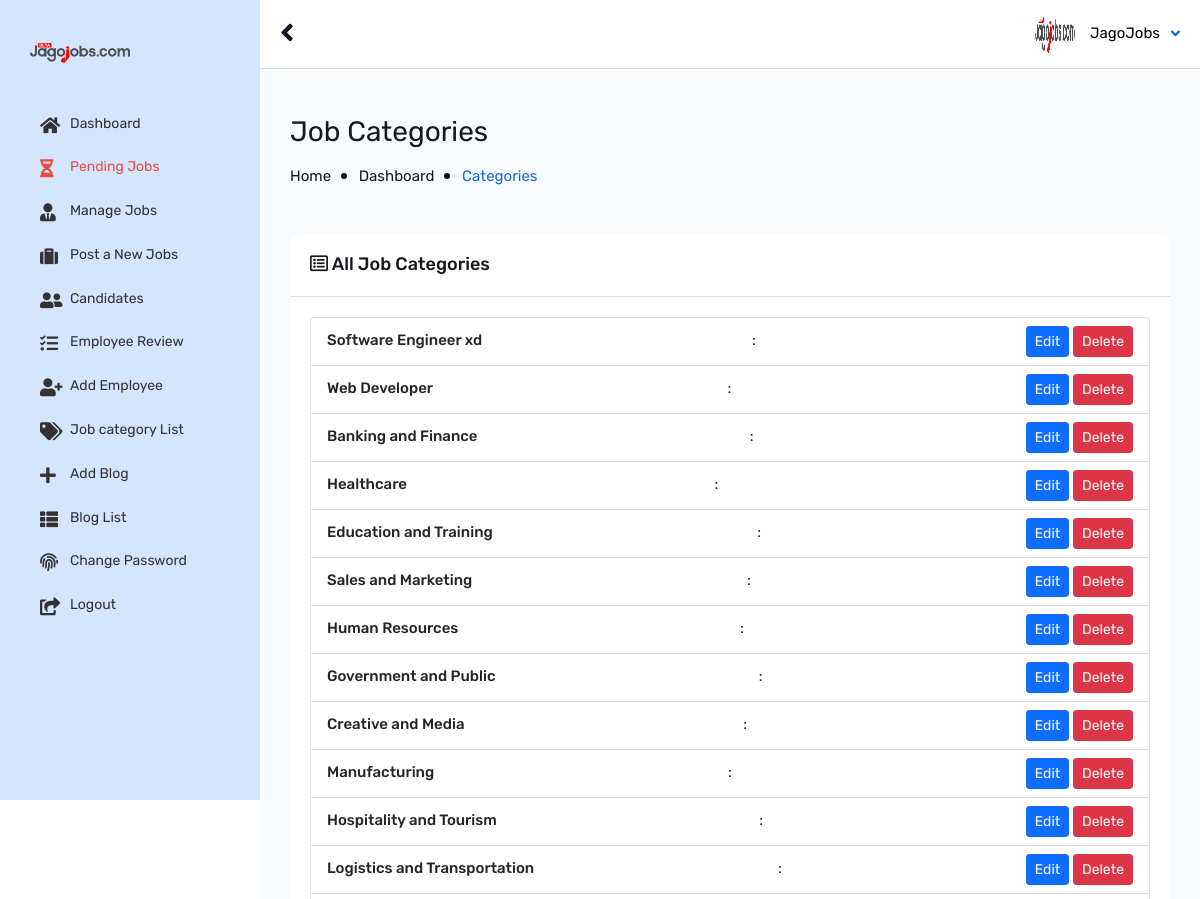
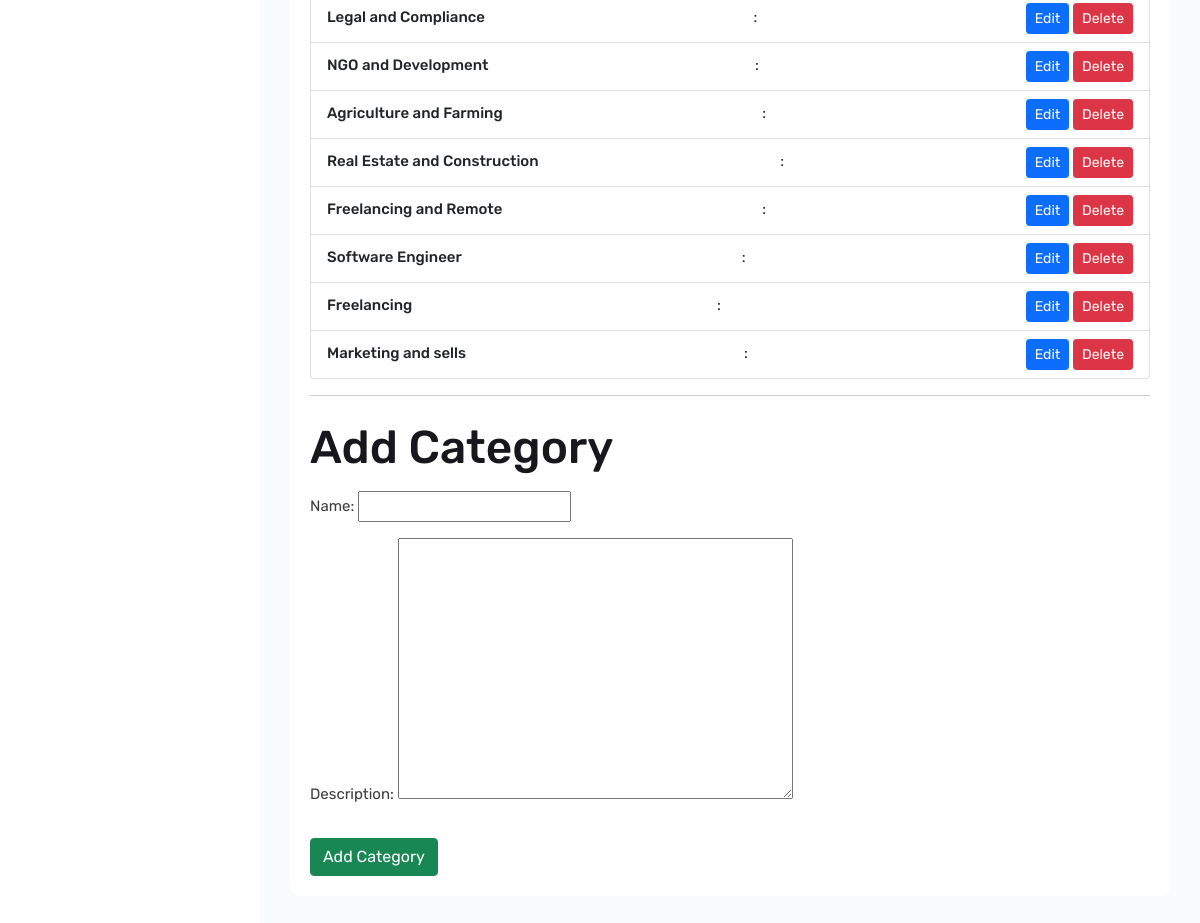
The page /jagohub-secure-panel24/root/categories/ (signed in) on the database its author committed (2 pictures, top to bottom).
### jobboard/models.py (models this page shows, shortened)
class JobCategory(models.Model):
    name = models.CharField(max_length=255, unique=True)
    description = models.TextField(blank=True, null=True)

### AdminPro/views.py (the view, shortened to what this page needs)
# urls.py: path('categories/', category_page, name='category_page'),
@login_required
@user_passes_test(is_superuser)
def category_page(request):
    categories = JobCategory.objects.all()
    form = JobCategoryForm()
    edit_category = None
    if 'category_id' in request.GET:
        category_id = request.GET.get('category_id')
        edit_category = get_object_or_404(JobCategory, id=category_id)
        form = JobCategoryForm(instance=edit_category)
    return render(request, 'panel/category_page.html', {
        'categories': categories,
        'form': form,
        'edit_category': edit_category
    })

### AdminPro/forms.py
class JobCategoryForm(forms.ModelForm):
    class Meta:
        model = JobCategory
        fields = ['name', 'description']

### AdminPro/views.py (called while the page is built)
def is_superuser(user):
    return user.is_authenticated and user.is_staff and user.is_superuser

### accounts/context_processors.py (called while the page is built)
def user_role(request):
    if request.user.is_authenticated:
        return {'user_role': request.user.role}
    return {}

### AdminPro/templates/panel/category_page.html (shortened to what this page needs)
{% extends 'panel.html' %}
{% load static %}
{% block body %}
{% if user.is_authenticated and user.is_staff and user.is_superuser %}
<div id="content">
    <div class="content-admin-main">
        <div class="wt-admin-right-page-header clearfix">
            <h2>Job Categories</h2>
            <div class="breadcrumbs">
                <a href="{% url 'home' %}">Home</a>
                <a href="{% url 'superuser_dashboard' %}">Dashboard</a>
                <span>Categories</span>
            </div>
        </div>
        <div class="twm-pro-view-chart-wrap">
            <div class="col-lg-12 col-md-12 mb-4">
                <div class="panel panel-default site-bg-white m-t30">
                    <div class="panel-heading wt-panel-heading p-a20">
                        <h4 class="panel-title m-a0">
                            <i class="far fa-list-alt"></i> All Job Categories
                        </h4>
                    </div>
                    <div class="panel-body wt-panel-body">
                        <div class="twm-D_table p-a20 table-responsive">
                            <ul class="list-group">
                                {% for category in categories %}
                                    <li class="list-group-item d-flex justify-content-between align-items-center">
                                        <strong>{{ category.name }}</strong>: {{ category.description }}
                                        <div>
                                            <button class="btn btn-sm btn-primary" onclick="editCategory({{ category.id }}, '{{ category.name }}', '{{ category.description }}')">Edit</button>
                                            <form method="post" style="display:inline;">
                                                <button type="submit" name="delete_category" class="btn btn-sm btn-danger">Delete</button>
                                            </form>
                                        </div>
                                    </li>
                                {% empty %}
                                    <li class="list-group-item">No categories available.</li>
                                {% endfor %}
                            </ul>
                            <hr>
                            <h2 class="mt-4">{% if edit_category %}Edit{% else %}Add{% endif %} Category</h2>
                            <form method="post" class="mt-3">
                                <div class="form-group">
                                    {{ form.as_p }}
                                </div>
                                <button type="submit" name="{% if edit_category %}edit_category{% else %}add_category{% endif %}" class="btn btn-success">
                                    {% if edit_category %}Update{% else %}Add{% endif %} Category
                                </button>
                            </form>
                        </div>
                    </div>
                </div>
            </div>
        </div>
    </div>
</div>
{% else %}
<script>
    alert("Access Denied! You are not authorized to view this page.");
    window.location.href = "/";
</script>
{% endif %}
{% endblock %}

### rows shown on the page
JobCategory: name "Software Engineer xd"
JobCategory: name "Web Developer"
JobCategory: name "Banking and Finance"
JobCategory: name "Healthcare"
JobCategory: name "Education and Training"
JobCategory: name "Sales and Marketing"
JobCategory: name "Human Resources"
JobCategory: name "Government and Public"
JobCategory: name "Creative and Media"
JobCategory: name "Manufacturing"
JobCategory: name "Hospitality and Tourism"
JobCategory: name "Logistics and Transportation"
JobCategory: name "Legal and Compliance"
JobCategory: name "NGO and Development"
JobCategory: name "Agriculture and Farming"
JobCategory: name "Real Estate and Construction"
JobCategory: name "Freelancing and Remote"
JobCategory: name "Software Engineer"
JobCategory: name "Freelancing"
JobCategory: name "Marketing and sells"
